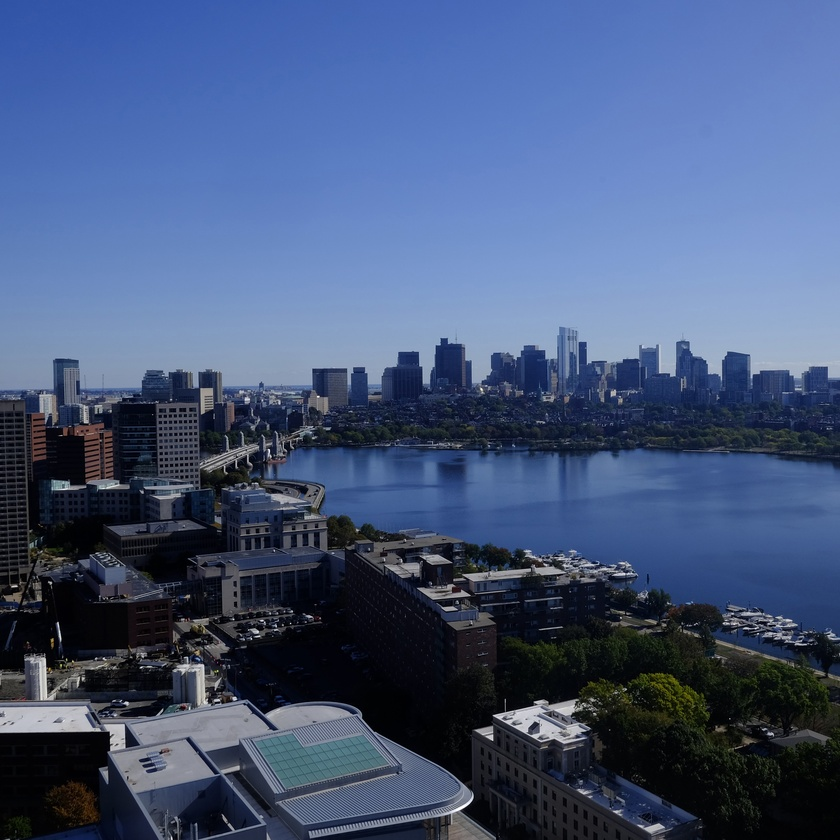
#> input picture image-processing-fall/test_images/boston.jpg, 840 x 840 px, shrunk from 3264 x 3264 before the run
$ python wiener_filter.py
#> lines starting #> are read from the running program, lines starting #| are printed output that depends on the picture; long printed decimals are rounded
# /usr/local/lib/python3.6
#
# - Inputs an image in the spatial domain
# - Displays and saves the same image in the frequency domain
#
# Author: Zach Duguid
# Last Updated: 11/16/2017

import cv2
import imutils
import numpy as np
import math
from matplotlib import pyplot as plt


class FrameSet(object):
    def __init__(self, num_frames, img_f_name, pup_f_name, cir_f_name):
        ''' initialize FrameSet object
            - stores relevant information for a half-rotation of frames
        '''
#> called with num_frames = 5, img_f_name = 'test_images/boston.jpg', pup_f_name = 'test_images/boston_mask_rec.jpg', cir_f_name = 'test_images/boston_mask_cir.jpg'
        # specify desired number of frames
        self.num_frames = num_frames

        # read black and white pupil and image files
        self.img = cv2.imread(img_f_name, 0)
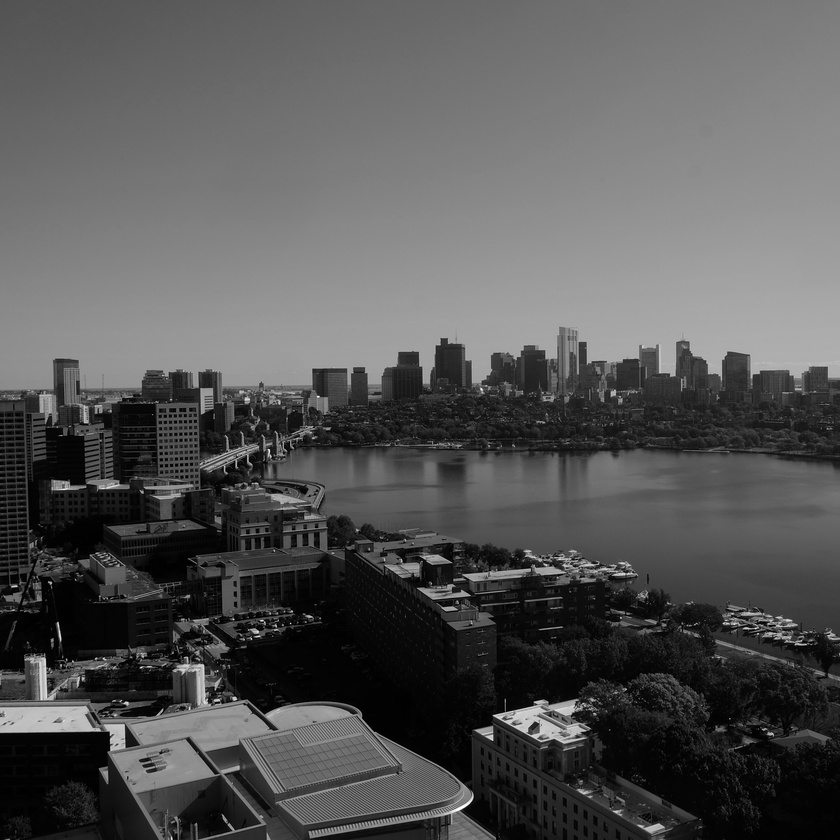
#> self.img: shape (840, 840); min 0, max 255, mean 85.6
        self.cir_pup = cv2.imread(cir_f_name, 0)
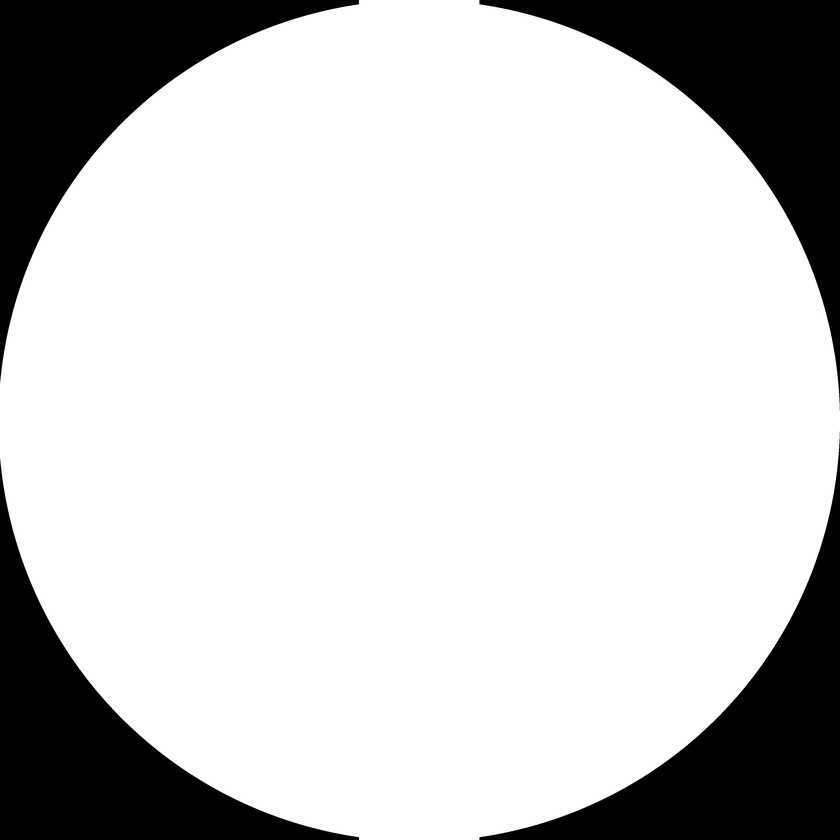
#> input picture image-processing-fall/test_images/boston_mask_cir.jpg, 840 x 840 px, shrunk from 3264 x 3264 before the run
#> self.cir_pup is the input picture: shape (840, 840); min 0, max 255, mean 201.1
        self.f_img = np.fft.fft2(self.img)
        self.pup = cv2.imread(pup_f_name, 0)
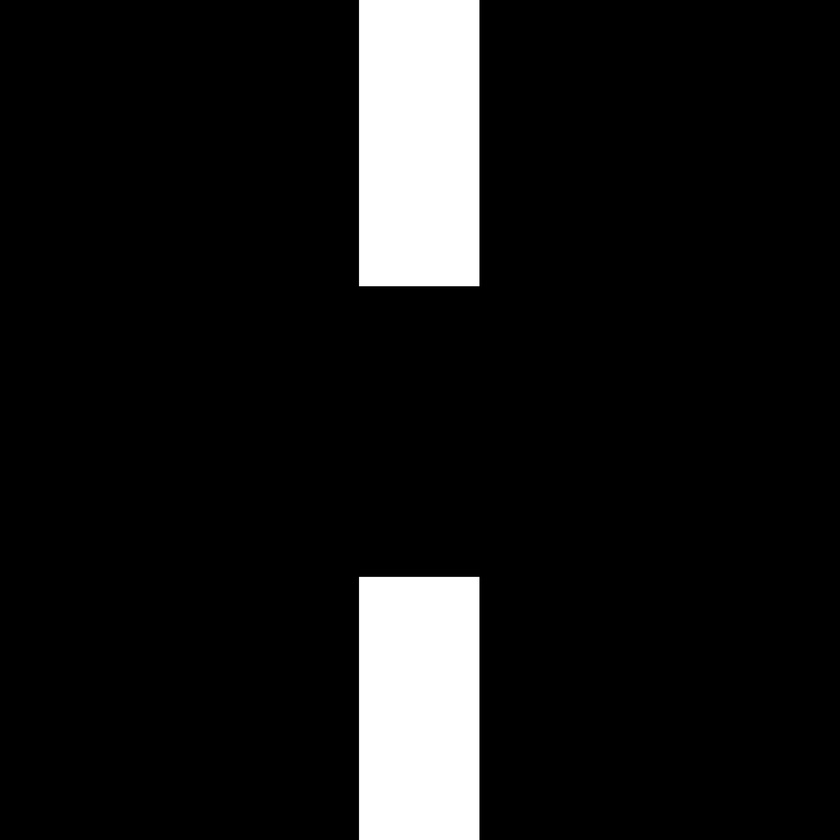
#> input picture image-processing-fall/test_images/boston_mask_rec.jpg, 840 x 840 px, shrunk from 3264 x 3264 before the run
#> self.pup is the input picture: shape (840, 840); min 0, max 255, mean 23.9
        self.angles = np.linspace(0, 180, self.num_frames)
        self.SNR = 10^5
        self.pixel_max = 255.0

        # initialize dictionary objects to keep track of information at different anlges of rotation
        self.pup_dict = {}
        self.MTF_dict = {}
        self.f_frame_dict = {}
        self.frame_dict = {}


    def get_rotations(self):
        ''' rotate image data using self.angles
        '''
        for angle in self.angles:
            # rotate the pupil mask
            self.pup_dict[angle] = imutils.rotate(self.pup, angle)

            # get pupil mask in frequency domain, get complex conjugate, get auto-correlation
            f_pup = np.fft.fft2(self.pup_dict[angle])
            f_pup_conj = np.conjugate(f_pup)
            f_pup_auto = abs(f_pup*f_pup_conj)

            # get modulation transfer function
            self.MTF_dict[angle] = np.fft.ifft2(f_pup_auto)

            # get individual frame in the frequency domain using the relevant MTF
            self.f_frame_dict[angle] = self.f_img*self.MTF_dict[angle]

            # get individual frame in the spatial domain
            self.frame_dict[angle] = np.fft.ifft2(self.f_frame_dict[angle])
#> after the loop, self.MTF_dict = 5 items; self.f_frame_dict = 5 items; self.frame_dict = 5 items; self.pup_dict = 5 items


    def get_sythesized_image(self):
        ''' sythesizes image from individual frames via Wiener deconvolution
        '''
        # get the average of the frames and MTF functions (norm_avg_frame used for histogram plotting)
        self.avg_MTF = sum(self.MTF_dict.values())/self.num_frames
        self.avg_frame = sum(self.frame_dict.values())/len(self.frame_dict.values())
        self.norm_avg_frame = self.avg_frame * (self.pixel_max/self.avg_frame.max())

        # create and apply Wiener filter
        self.wiener_filter = np.conjugate(self.avg_MTF) / (self.avg_MTF**2 + 1/(self.SNR^2))
        self.f_filtered_img = np.fft.fft2(self.avg_frame) * self.wiener_filter
        self.filtered_img = np.fft.ifft2(self.f_filtered_img)


    def get_circular_image(self):
        ''' computes the image that would have been produced with a circular aperture system
        '''
        f_cir_pup = np.fft.fft2(self.cir_pup)
        f_cir_pup_conj = np.conjugate(f_cir_pup)
        f_cir_pup_auto = abs(f_cir_pup*f_cir_pup_conj)
        cir_MTF = np.fft.ifft2(f_cir_pup_auto)
        f_cir_img = self.f_img*cir_MTF
        self.cir_img = np.fft.ifft2(f_cir_img)
        self.norm_cir_img = self.cir_img * (self.pixel_max/self.cir_img.max())


    def get_image_comparison(self):
        ''' plot circular aperture image vs. synthesized image
        '''
        plt.figure(1, figsize=(12,6))
        plt.subplot(1,2,1), plt.imshow(abs(self.cir_img), cmap='gray')
        plt.title('Circular Aperture Image'), plt.xticks([]), plt.yticks([])
        plt.subplot(1,2,2), plt.imshow(abs(self.filtered_img), cmap='gray')
        plt.title('Synthesized Rectangular Aperture Image (' + str(self.num_frames) + ' Frames)'), plt.xticks([]), plt.yticks([])
        plt.show()
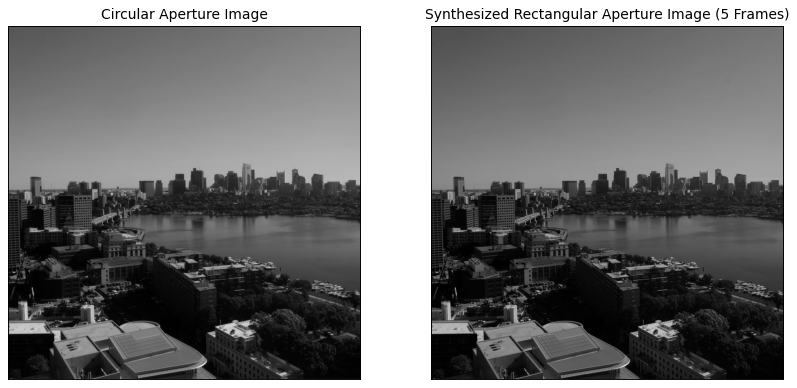
#> figure drawn by matplotlib, 2 panels


    def get_histogram(self):
        ''' calculate the histogram profile of the original image and the synthesized image, and then compare the two
        '''
        plt.figure(1, figsize=(15,6))
        plt.subplot(1,3,1), plt.hist(abs(self.img).ravel(), 256, [0,256])
        plt.title('Original Image'), plt.xticks([]), plt.yticks([])
        plt.subplot(1,3,2), plt.hist(abs(self.filtered_img).ravel(), 256, [0,256])
        plt.title('Filtered Image'), plt.xticks([]), plt.yticks([])
        plt.subplot(1,3,3), plt.hist(abs(self.norm_avg_frame).ravel(), 256, [0,256])
        plt.title('Blurry Image'), plt.xticks([]), plt.yticks([])
        plt.show()
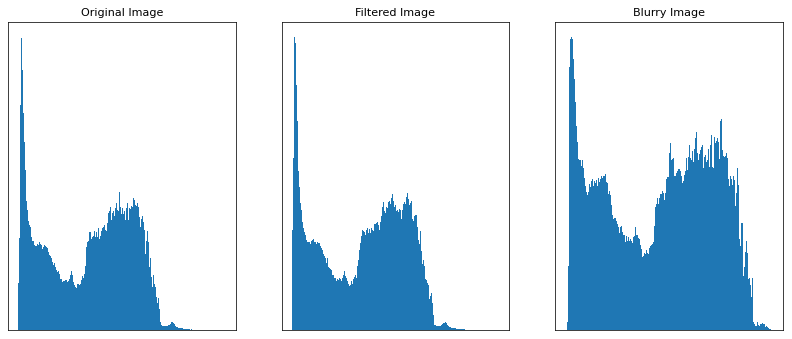
#> figure drawn by matplotlib, 3 panels


    def get_image_angle(self):
        ''' calculate the dot product between the histograms of the orginal image and synthesized image
            - normalizes the dot product by the euclidian norm of each histogram
            - prints cos(theta), where theta is the angle between the
        '''
        A,bin1 = np.histogram(abs(self.img).ravel(),256,[0,256])
#> A = 256 values, max 12810 at index 4, min 0 at index 230, mean 2756.2; bin1 = 257 values from 0 to 256
        B,bin2 = np.histogram(abs(self.filtered_img).ravel(),256,[0,256])
#> B = 256 values, max 12377 at index 3, min 0 at index 235, mean 2756.2; bin2 = 257 values from 0 to 256
        print('cos(angle):', np.dot(A, B) / (np.linalg.norm(A)*np.linalg.norm(B)))
#| cos(angle): 0.9966


if __name__ == '__main__':
    # intialize FrameSet object with correct file names and desired number of frames
    img_f_name = 'test_images/boston.jpg'
    pup_f_name = 'test_images/boston_mask_rec.jpg'
    cir_f_name = 'test_images/boston_mask_cir.jpg'
    num_frames = 5
    frame_set = FrameSet(num_frames, img_f_name, pup_f_name, cir_f_name)
    frame_set.get_rotations()
    frame_set.get_sythesized_image()
    frame_set.get_circular_image()
    frame_set.get_image_comparison()
    frame_set.get_histogram()
    frame_set.get_image_angle()
